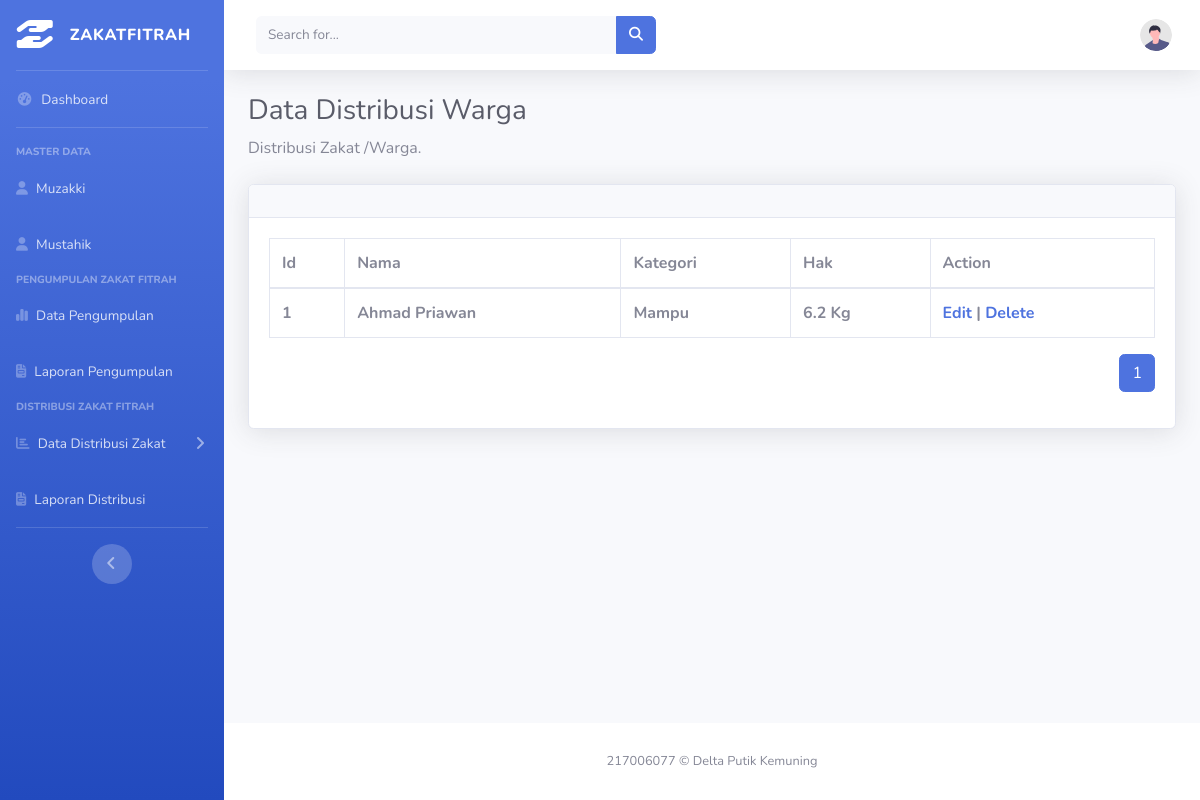
/distribusi_warga.php, run on the app's committed database.
### tables this page shows
CREATE TABLE `mustahik_warga` (
  `id_mustahikwarga` int(10) NOT NULL,
  `nama` varchar(100) NOT NULL,
  `kategori` enum('Fakir I','Fakir II','Miskin I','Miskin II','Mampu') NOT NULL,
  `hak` varchar(100) NOT NULL
);

### distribusi_warga.php (the view, shortened to what this page needs)
<?php include('header.php'); ?>
<div class="container-fluid">
    <h1 class="h3 mb-2 text-gray-800">Data Distribusi Warga</h1>
    <p class="mb-4">Distribusi Zakat /Warga<a target="_blank" href=""></a>.</p>
    <div class="card shadow mb-4">
        <div class="card-header py-3">
        </div>
        <div class="card-body">
            <div class="table-responsive">
                <table class="table table-bordered" id="dataTable" width="100%" cellspacing="0">
                    <thead>
                        <tr>
                            <th>Id</th>
                            <th>Nama</th>
                            <th>Kategori</th>
                            <th>Hak</th>
                            <th>Action</th>
                        </tr>
                    </thead>
                    <tbody>
                        <?php
                        include 'koneksi.php';
                        $limit = 4;
                        $page = isset($_GET['page']) ? $_GET['page'] : 1;
                        $start = ($page - 1) * $limit;
                        $data = mysqli_query($koneksi, "SELECT * FROM mustahik_warga LIMIT $start, $limit");
                        $no = $start + 1;
                        while ($d = mysqli_fetch_array($data)) {
                        ?>
                            <tr>
                                <th><?php echo $no++; ?></th>
                                <th><?php echo $d['nama']; ?></th>
                                <th><?php echo $d['kategori']; ?></th>
                                <th><?php echo $d['hak']; ?> Kg</th>
                                <th>
                                    <a href="edit_warga.php?id_mustahikwarga=<?php echo $d['id_mustahikwarga']; ?>"><i data-feather="x-circle" class="svg-icon"></i> Edit</a> |
                                    <a onclick="return konfirmasi()" href="delete_warga.php?id_mustahikwarga=<?php echo $d['id_mustahikwarga']; ?>"> Delete</a>
            </div>
        <?php
                        }
        ?>
        </div>
        <ul class="pagination float-right">
            <?php
            $result = mysqli_query($koneksi, "SELECT COUNT(*) AS total FROM mustahik_warga");
            $row = mysqli_fetch_assoc($result);
            $total_pages = ceil($row['total'] / $limit);
            ?>
            <?php for ($i = 1; $i <= $total_pages; $i++) { ?>
                <li class="page-item <?php if ($i == $page) echo 'active'; ?>">
                    <a class="page-link" href="?page=<?php echo $i; ?>"><?php echo $i; ?></a>
                </li>
            <?php } ?>
        </ul>
    </div>
</div>
</div>
<?php include('footer.php'); ?>

### data on the page
mustahik_warga: nama "Ahmad Priawan", kategori "Mampu", hak "6.2"
